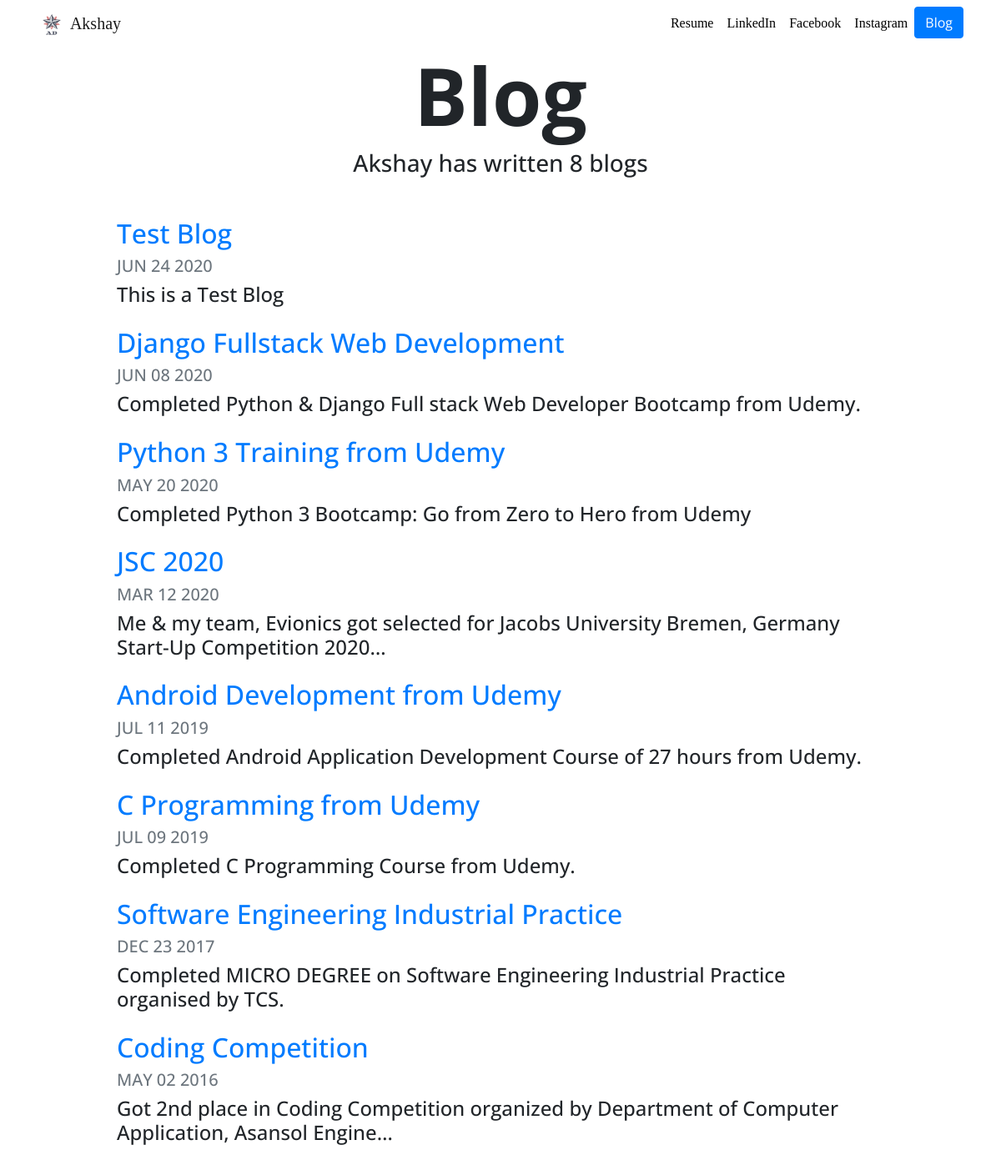
/blog/, run on an earlier commit of the app's database.
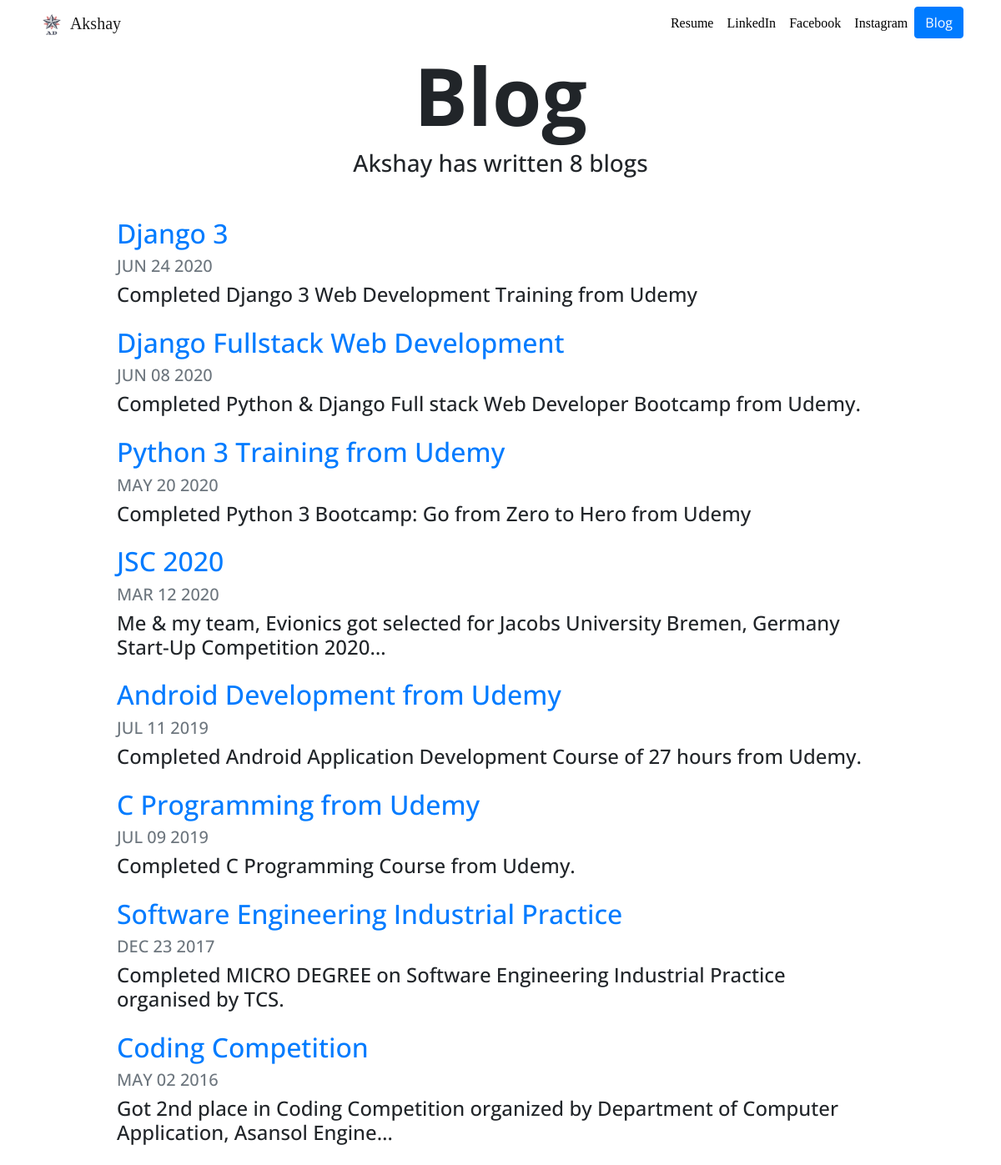
And on a later commit of the database.
### blog/models.py (models this page shows, shortened)
class Blogs(models.Model): #class name must be caps
    title = models.CharField(max_length=200)
    description = models.TextField()
    date = models.DateField()

### blog/views.py (the view)
# urls.py: path('',views.all_blogs, name='all_blogs'),
def all_blogs(request):
    blogs = Blogs.objects.order_by('-date')
    return render(request,'blog/all_blogs.html',{'blogs':blogs})

### blog/templates/blog/all_blogs.html
{% extends "portfolio/base.html" %}
{% load static %}
{% block content %}
<h1 id="blogtitle" class="font-weight-bold text-center">Blog</h1>
<h3 class="text-center mb-5">Akshay has written {{ blogs.count }} blog{{ blogs.count|pluralize }}</h3>
{% for blog in blogs %}
<div class="row justify-content-center my-3">
  <div class="col-md-10">
    <a href="{% url 'blog:detail' blog.id %}">
      <h2>{{ blog.title }}</h2>
    </a>
    <h5 class="text-muted">{{ blog.date|date:'M d Y'|upper }}</h5>
    <h4>{{ blog.description|striptags|truncatechars:100 }}</h4>
  </div>
</div>
{% endfor %}
{% endblock %}

What changed in the data, as far as the page shows it:
changed Blogs: title "Test Blog" → "Django 3"; description "This is a Test Blog" → "Completed Django 3 Web Development Training from Udemy"
